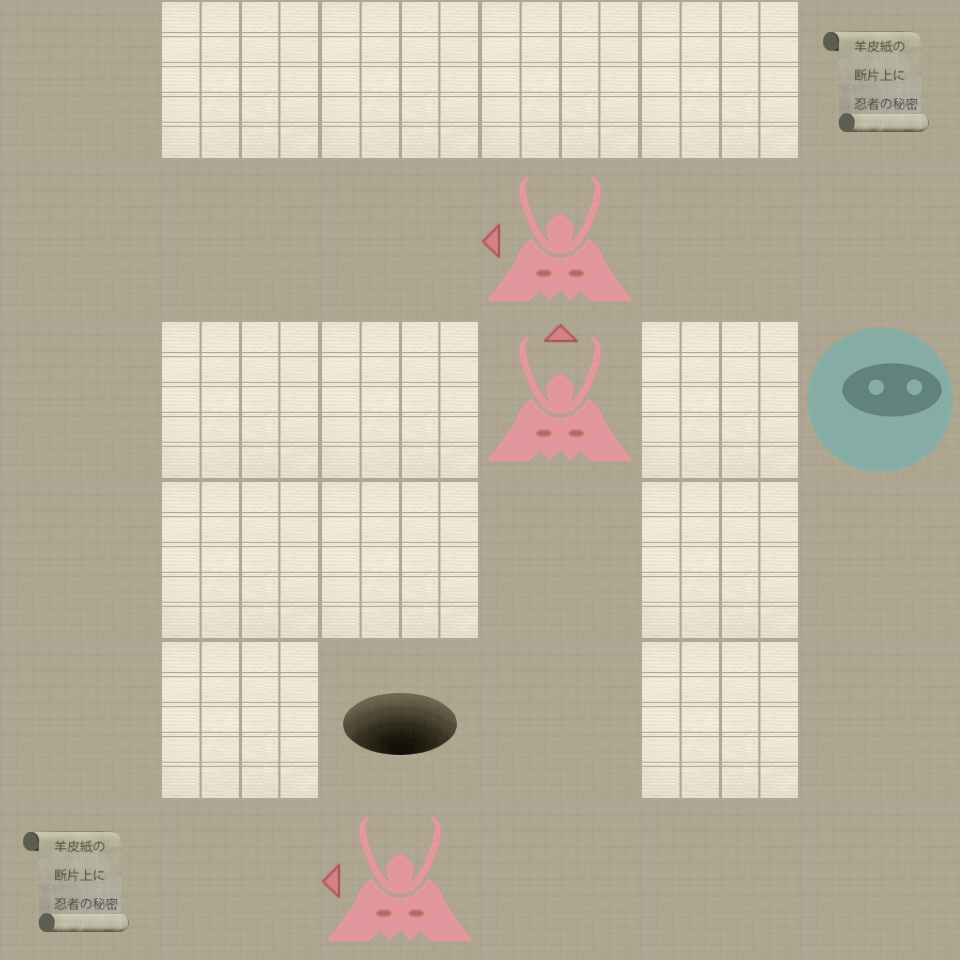

Tiled map render using the project's own tile images. Description and the map definition, with tile-layer contents summarised, below:
An orthogonal 6x6 tile map with 160x160 px tiles, 2 tile layers (Level, Actors).

<map version="1.0" orientation="orthogonal" width="6" height="6" tilewidth="160" tileheight="160">
 <properties>
  <property name="moves" value="27" />
 </properties>
 <tileset firstgid="1" name="tiles" tilewidth="160" tileheight="160" spacing="2" margin="2">
  <image source="tiles-ipadhd.png" width="1024" height="1024" />
  <tile id="0">
   <properties>
    <property name="actor" value="exit" />
   </properties>
  </tile>
  <tile id="2">
   <properties>
    <property name="actor" value="guard" />
    <property name="direction" value="down" />
   </properties>
  </tile>
  <tile id="3">
   <properties>
    <property name="actor" value="guard" />
    <property name="direction" value="left" />
   </properties>
  </tile>
  <tile id="4">
   <properties>
    <property name="actor" value="guard" />
    <property name="direction" value="right" />
   </properties>
  </tile>
  <tile id="5">
   <properties>
    <property name="actor" value="guard" />
    <property name="direction" value="up" />
   </properties>
  </tile>
  <tile id="7">
   <properties>
    <property name="actor" value="player" />
   </properties>
  </tile>
  <tile id="8">
   <properties>
    <property name="actor" value="scroll" />
   </properties>
  </tile>
  <tile id="9">
   <properties>
    <property name="wall" value="1" />
   </properties>
  </tile>
 </tileset>
 <layer name="Level" width="6" height="6">
  <data>[36 cells, 36 non-empty, 2 distinct tile ids]</data>
 </layer>
 <layer name="Actors" width="6" height="6">
  <data>[36 cells, 7 non-empty, 5 distinct tile ids]</data>
 </layer>
</map>
